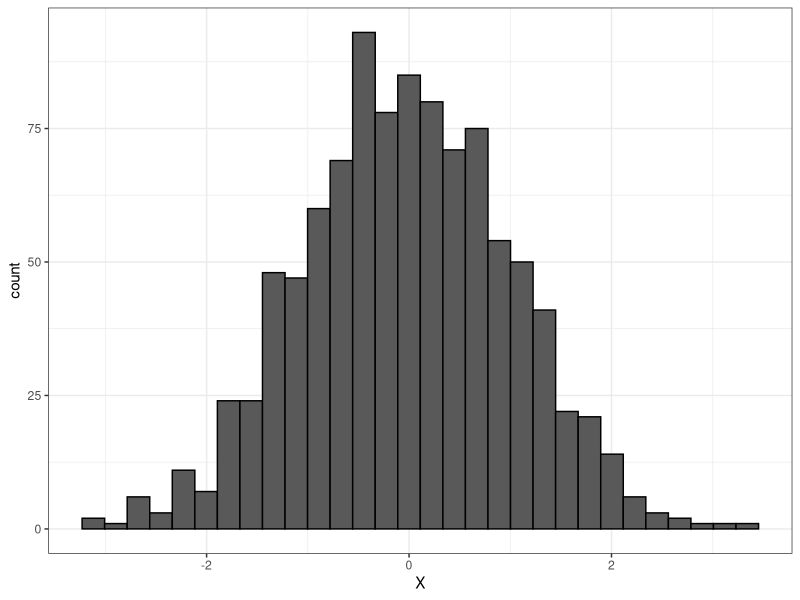

Write the R code that produced this figure.
library(tidyverse)

############################################################
# part (a)
############################################################

# generate the data 
n <- 1000
X <- rnorm(n)

# plot the data
p_hist <- tibble(X) %>%
  ggplot(aes(x = X)) +
  geom_histogram(color = "black") +
  theme_bw()

# save plot to disk
ggsave(filename = "figures-and-tables/normal-histogram.pdf", 
       plot = p_hist, 
       device = "pdf", 
       width = 4,
       height = 3)

#### make lots of changes!!!!